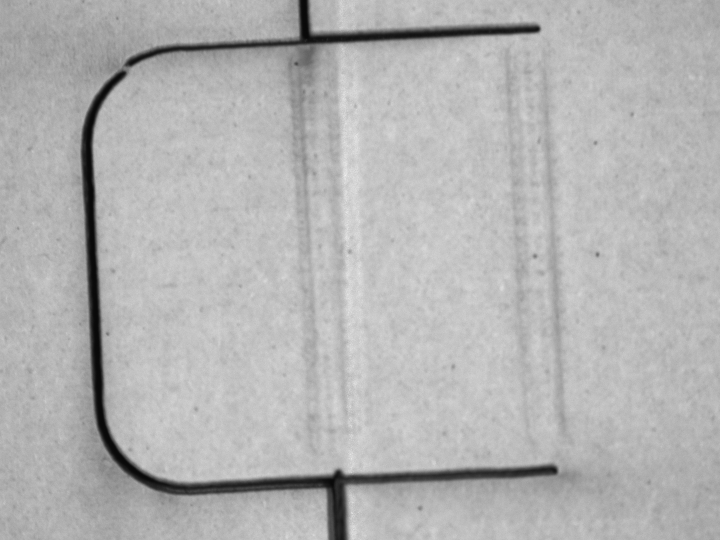
#> input picture pics/Pic_20250721132335241.bmp, 720 x 540 px
$ python test2.py
#> lines starting #> are read from the running program, lines starting #| are printed output that depends on the picture; after the words box and inside, x2 and y2 are one past the last pixel; in counts of white or black regions, pixels touching at a corner belong together
import cv2
import numpy as np
from skimage import morphology
import matplotlib.pyplot as plt


def detect_marks(img):
    """修正版检测逻辑：最黑=切痕(红)，次黑=压痕(蓝)"""
    # 预处理：降噪同时保留边缘
    blurred = cv2.bilateralFilter(img, 9, 75, 75)

    # 第一步：检测最黑区域（切痕）
    _, thresh = cv2.threshold(blurred, 0, 255, cv2.THRESH_BINARY_INV + cv2.THRESH_OTSU)
    cut_marks = cv2.morphologyEx(thresh, cv2.MORPH_CLOSE, np.ones((3, 3)), iterations=2)

    # 第二步：在非切痕区域检测次黑区域（压痕）
    non_cut = blurred[cut_marks == 0]
    if len(non_cut) > 0:
        bg_mean = np.mean(non_cut)
        # 压痕范围：比背景暗但比切痕浅
        press_lower = max(0, int(bg_mean * 0.7))  # 比背景暗30%
        press_upper = max(0, int(bg_mean * 0.9))  # 比背景暗10%
        press_mask = cv2.inRange(blurred, press_lower, press_upper)
        press_marks = cv2.bitwise_and(press_mask, cv2.bitwise_not(cut_marks))
    else:
        press_marks = np.zeros_like(img)

    return cut_marks, press_marks


def visualize(img, cut, press):
    """可视化：切痕红，压痕蓝"""
    marked = cv2.cvtColor(img, cv2.COLOR_GRAY2BGR)  #BGR格式
    marked[cut > 0] = [255, 0, 0]  # 切痕蓝色（最黑）
    marked[press > 0] = [0, 0, 255]  # 压痕红色（次黑）

    # 灰度验证图
    verify = img.copy()
    verify[cut > 0] = 50  # 切痕最黑
    verify[press > 0] = 150  # 压痕中等

    plt.figure(figsize=(18, 6))
    plt.subplot(1, 3, 1), plt.imshow(img, cmap='gray'), plt.title("Original")
    plt.subplot(1, 3, 2), plt.imshow(cv2.cvtColor(marked,cv2.COLOR_BGR2RGB)), plt.title("Detection Results")
    plt.subplot(1, 3, 3), plt.imshow(verify, cmap='gray', vmin=0, vmax=255)
    plt.title("Gray Value Verification")
    plt.show()


def process_image(img_path):
#> called with img_path = './pics/Pic_20250721132335241.bmp'
    img = cv2.imread(img_path, cv2.IMREAD_GRAYSCALE)
#> img is the input picture: shape (540, 720); min 8, max 240, mean 179.3
    if img is None:
        print(f"Error loading: {img_path}")
        return None

    cut, press = detect_marks(img)
#> in detect_marks, `_, thresh = cv2.threshold(blurred, 0, 255, cv2.THRESH_BINARY_INV + cv2..`:
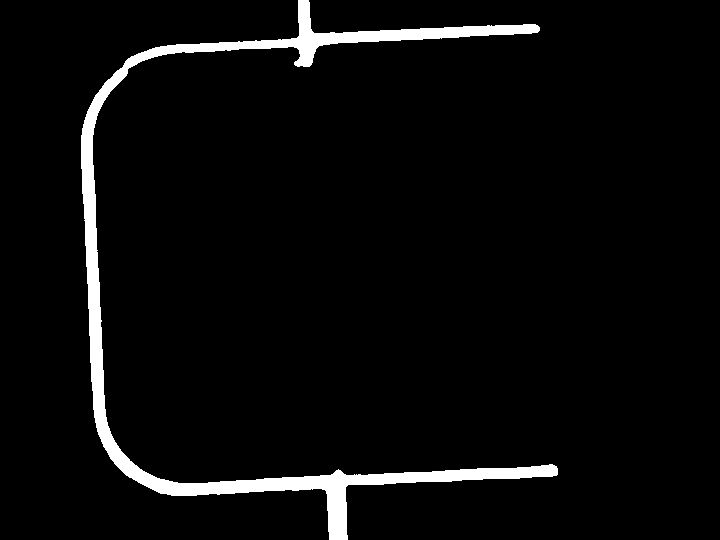
#> thresh: shape (540, 720); 4.2% white; 1 white region, box (x1, y1, x2, y2) and area: (81, 0, 558, 540) 16250
#> in detect_marks, `cut_marks = cv2.morphologyEx(thresh, cv2.MORPH_CLOSE, np.ones((3, 3)),..`: cut_marks: shape (540, 720); 4.2% white; 1 white region, box (x1, y1, x2, y2) and area: (81, 0, 558, 540) 16281
#> in detect_marks, `bg_mean = np.mean(non_cut)`: bg_mean = 184.4
#> in detect_marks, `press_lower = max(0, int(bg_mean * 0.7))`: press_lower = 129
#> in detect_marks, `press_upper = max(0, int(bg_mean * 0.9))`: press_upper = 165
#> in detect_marks, `press_mask = cv2.inRange(blurred, press_lower, press_upper)`:
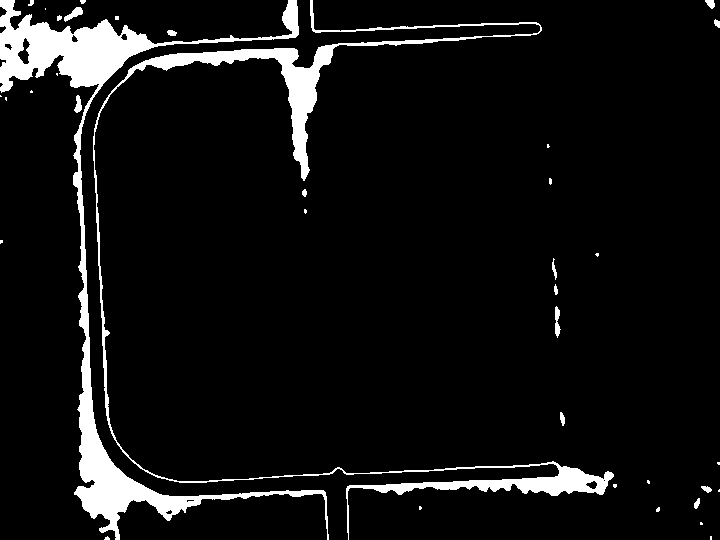
#> press_mask: shape (540, 720); 6.9% white; 37 white regions (21 under 20 px), largest, box (x1, y1, x2, y2) and area: (0, 0, 329, 540) 15428, (93, 0, 614, 540) 10284, (64, 7, 83, 22) 128

    # 后处理
    cut = morphology.remove_small_holes(cut.astype(bool), 100).astype(np.uint8) * 255
    press = morphology.remove_small_objects(press.astype(bool), 200).astype(np.uint8) * 255
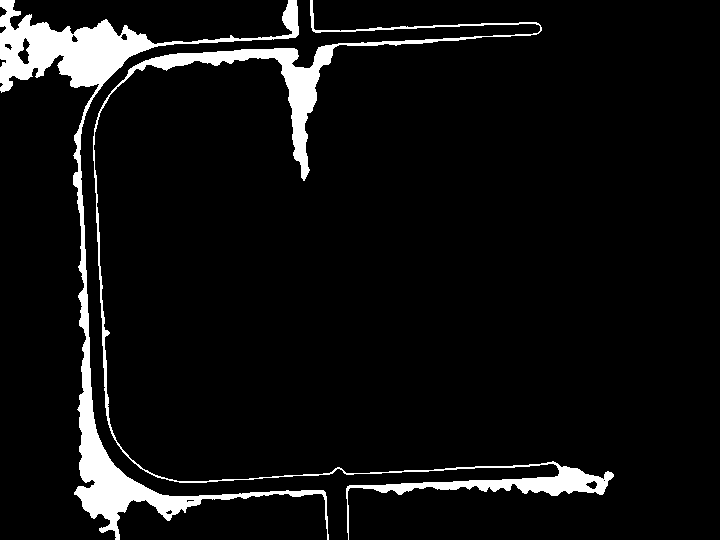
#> press: shape (540, 720); 6.6% white; 2 white regions, box (x1, y1, x2, y2) and area: (0, 0, 329, 540) 15428, (93, 0, 614, 540) 10284

    # 打印灰度信息
    print(f"切痕平均灰度: {np.mean(img[cut > 0]):.1f} (应最小)")
#| 切痕平均灰度: 58.7 (应最小)
    print(f"压痕平均灰度: {np.mean(img[press > 0]):.1f} (应中等)")
#| 压痕平均灰度: 157.4 (应中等)
    print(f"背景平均灰度: {np.mean(img[(cut == 0) & (press == 0)]):.1f} (应最大)")
#| 背景平均灰度: 186.6 (应最大)

    visualize(img, cut, press)
#> in visualize, `marked[press > 0] = [0, 0, 255]`:
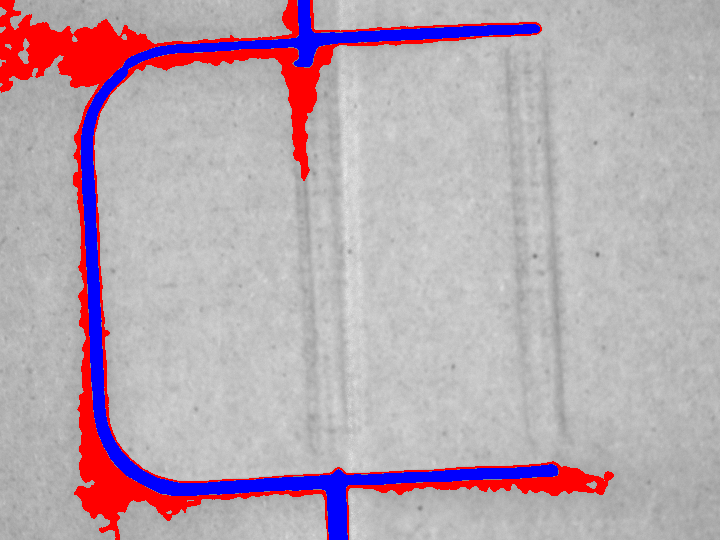
#> marked: shape (540, 720, 3); mean B, G, R 177.2, 166.5, 183.3
#> in visualize, `verify[cut > 0] = 50`:
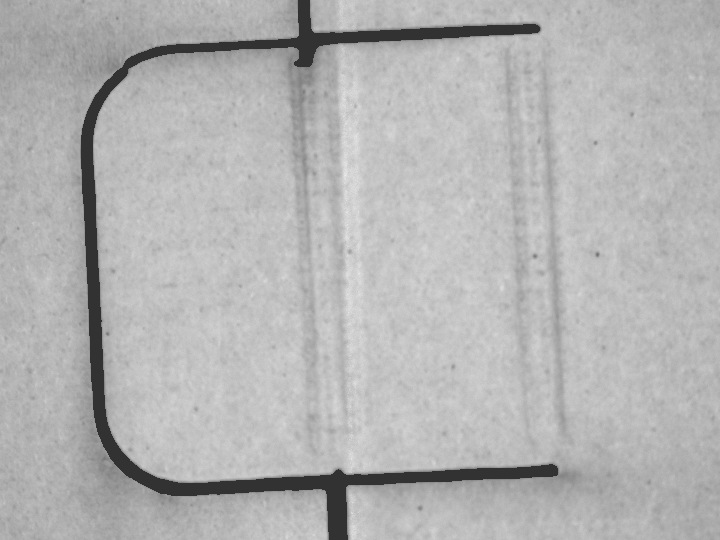
#> verify: shape (540, 720); 4.15% of pixels changed, all inside (x1, y1, x2, y2) = (81, 0, 558, 540)
#> in visualize, `verify[press > 0] = 150`: verify: shape (540, 720); 6.48% of pixels changed, all inside (x1, y1, x2, y2) = (0, 0, 614, 540)
#> in visualize, `plt.show()`:
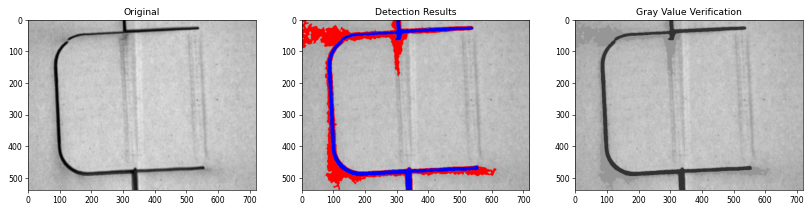
#> figure drawn by matplotlib, 3 panels
    return {'cut': cut, 'press': press}


# 使用示例
if __name__ == "__main__":
    result = process_image("./pics/Pic_20250721132335241.bmp")
#> result = 2 items
    if result:
        cv2.imwrite("cut_result.bmp", result['cut'])
        cv2.imwrite("press_result.bmp", result['press'])

$ run again, with pics/Pic_20250721132121728.bmp copied over pics/Pic_20250721132335241.bmp
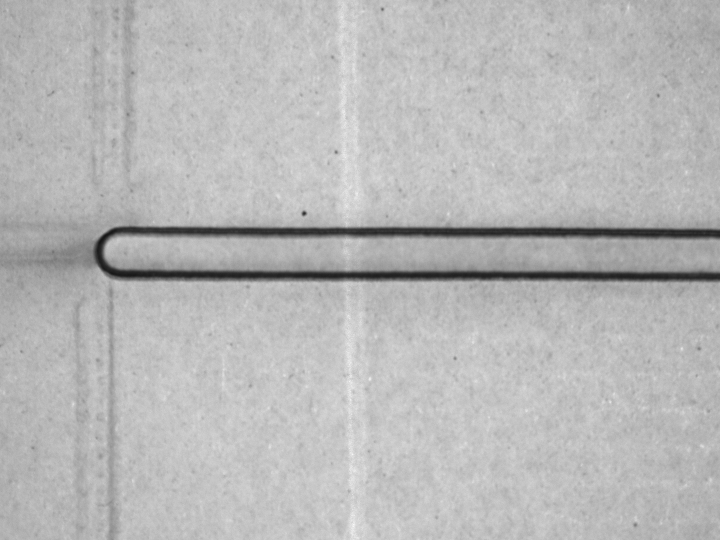
#> input picture pics/Pic_20250721132121728.bmp, 720 x 540 px
#> in process_image, img is the input picture: shape (540, 720); min 22, max 248, mean 183.6
#> in detect_marks, `_, thresh = cv2.threshold(blurred, 0, 255, cv2.THRESH_BINARY_INV + cv2..`:
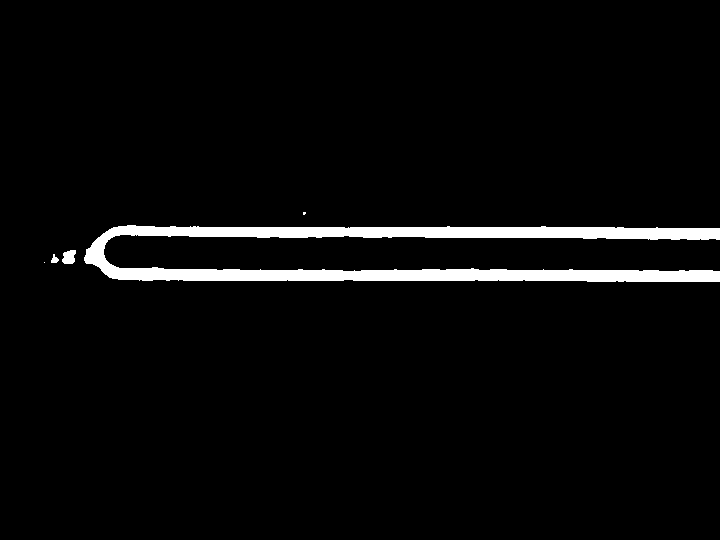
#> thresh: shape (540, 720); 3.7% white; 5 white regions (2 under 20 px), largest, box (x1, y1, x2, y2) and area: (84, 225, 720, 282) 14149, (62, 250, 76, 264) 154, (51, 254, 59, 263) 44
#> cut_marks: shape (540, 720); 3.7% white; 4 white regions (2 under 20 px), largest, box (x1, y1, x2, y2) and area: (84, 225, 720, 282) 14187, (51, 250, 76, 264) 213
#> bg_mean = 187.6
#> press_lower = 131
#> press_upper = 168
#> press_mask: shape (540, 720); 6.2% white; 43 white regions (23 under 20 px), largest, box (x1, y1, x2, y2) and area: (0, 212, 720, 306) 10941, (104, 235, 720, 271) 9731, (107, 336, 118, 540) 1119
#> press_marks: shape (540, 720); 6% white; 44 white regions (23 under 20 px), largest, box (x1, y1, x2, y2) and area: (104, 235, 720, 271) 9415, (0, 212, 720, 306) 9155, (348, 219, 720, 228) 1298
#| 切痕平均灰度: 76.4 (应最小)
#| 压痕平均灰度: 160.3 (应中等)
#| 背景平均灰度: 189.5 (应最大)
#> in visualize, `plt.show()`:
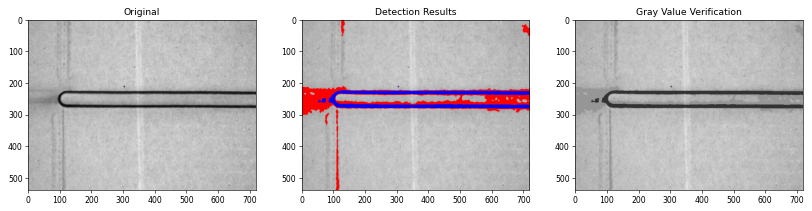
#> figure drawn by matplotlib, 3 panels
#> result = 2 items

$ run again, with pics/Pic_20250721132228136.bmp copied over pics/Pic_20250721132335241.bmp
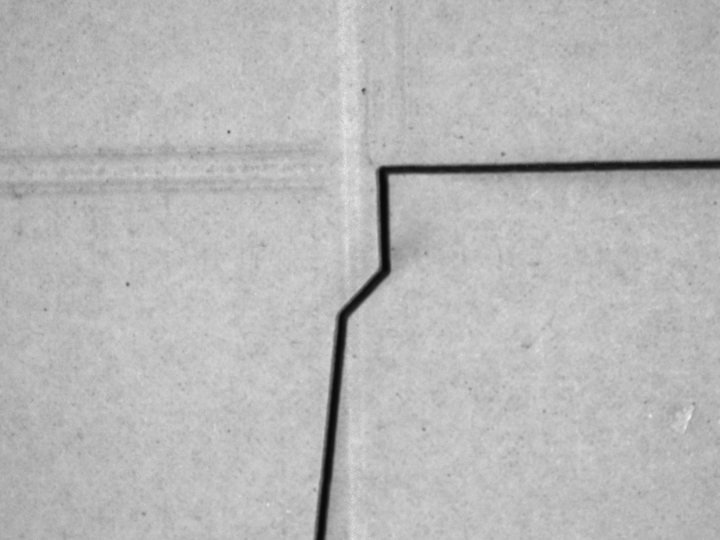
#> input picture pics/Pic_20250721132228136.bmp, 720 x 540 px
#> in process_image, img is the input picture: shape (540, 720); min 9, max 239, mean 184.1
#> in detect_marks, `_, thresh = cv2.threshold(blurred, 0, 255, cv2.THRESH_BINARY_INV + cv2..`:
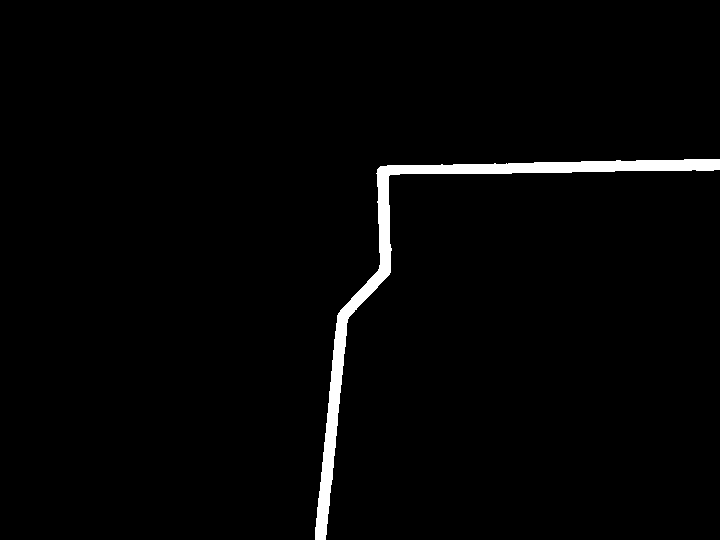
#> thresh: shape (540, 720); 2% white; 1 white region, box (x1, y1, x2, y2) and area: (315, 159, 720, 540) 7926
#> cut_marks: shape (540, 720); 2% white; 1 white region, box (x1, y1, x2, y2) and area: (315, 159, 720, 540) 7931
#> bg_mean = 186.8
#> press_lower = 130
#> press_upper = 168
#> press_mask: shape (540, 720); 2.6% white; 43 white regions (18 under 20 px), largest, box (x1, y1, x2, y2) and area: (326, 171, 720, 540) 4397, (313, 148, 720, 540) 1756, (0, 181, 93, 202) 1126
#> press: shape (540, 720); 2.3% white; 6 white regions, box (x1, y1, x2, y2) and area: (326, 171, 720, 540) 4397, (313, 148, 720, 540) 1756, (0, 181, 93, 202) 1126, (0, 147, 126, 165) 1111, (0, 0, 26, 32) 424, (703, 24, 720, 46) 210
#| 切痕平均灰度: 50.5 (应最小)
#| 压痕平均灰度: 160.8 (应中等)
#| 背景平均灰度: 187.5 (应最大)
#> in visualize, `plt.show()`:
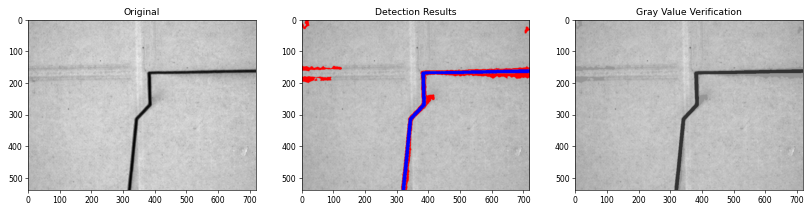
#> figure drawn by matplotlib, 3 panels
#> result = 2 items

$ run again, with pics/Pic_20250721132309144.bmp copied over pics/Pic_20250721132335241.bmp
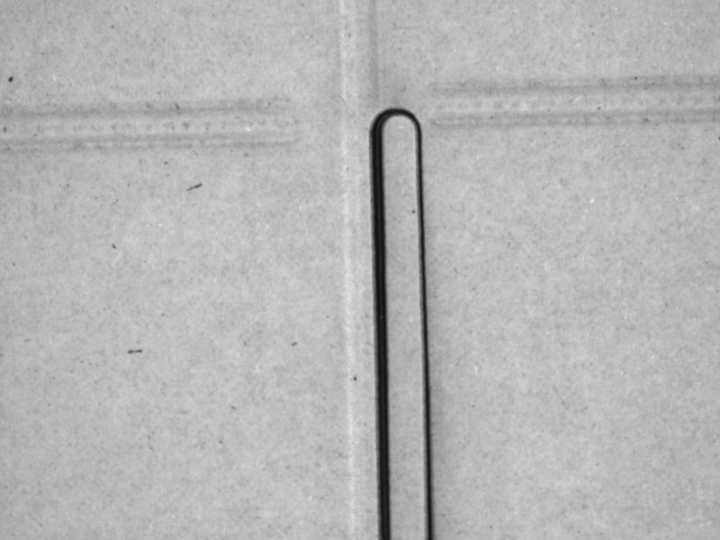
#> input picture pics/Pic_20250721132309144.bmp, 720 x 540 px
#> in process_image, img is the input picture: shape (540, 720); min 17, max 236, mean 181.8
#> in detect_marks, `_, thresh = cv2.threshold(blurred, 0, 255, cv2.THRESH_BINARY_INV + cv2..`:
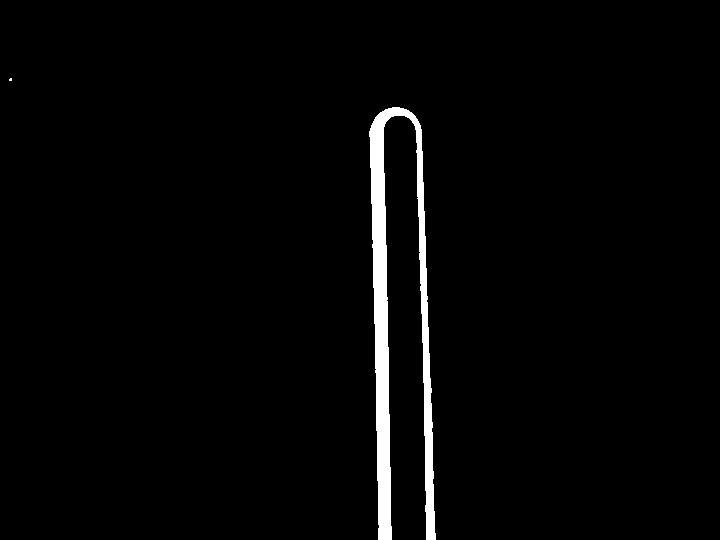
#> thresh: shape (540, 720); 2.3% white; 2 white regions (1 under 20 px), largest, box (x1, y1, x2, y2) and area: (369, 107, 436, 540) 9076
#> cut_marks: shape (540, 720); 2.3% white; 2 white regions (1 under 20 px), largest, box (x1, y1, x2, y2) and area: (369, 107, 436, 540) 9095
#> bg_mean = 184.6
#> press_lower = 129
#> press_upper = 166
#> press_mask: shape (540, 720); 3.8% white; 64 white regions (33 under 20 px), largest, box (x1, y1, x2, y2) and area: (367, 86, 449, 540) 4131, (384, 116, 426, 540) 2617, (598, 75, 720, 104) 1566
#> press_marks: shape (540, 720); 3.8% white; 64 white regions (33 under 20 px), largest, box (x1, y1, x2, y2) and area: (367, 86, 449, 540) 4130, (384, 116, 426, 540) 2617, (598, 75, 720, 104) 1566
#> press: shape (540, 720); 3.3% white; 10 white regions, largest, box (x1, y1, x2, y2) and area: (367, 86, 449, 540) 4130, (384, 116, 408, 540) 1852, (598, 75, 720, 104) 1566
#| 切痕平均灰度: 59.2 (应最小)
#| 压痕平均灰度: 159.0 (应中等)
#| 背景平均灰度: 185.6 (应最大)
#> in visualize, `plt.show()`:
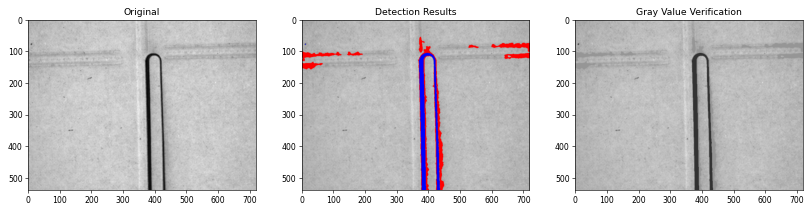
#> figure drawn by matplotlib, 3 panels
#> result = 2 items
